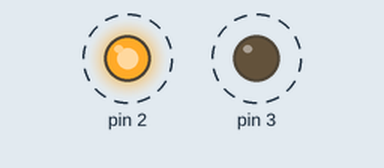
Simulated run of this sketch. Board: Arduino Uno, built with avr-gcc and run on an emulated ATmega328P. Shown: output pins drawn as LEDs (lit = HIGH). Dashed ring = blinking.

Above: at 0.5 s.
Timing chart, 0 to 4.8 s (numbered marks = the images above):
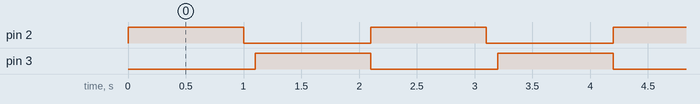

The sketch:

ArmDCMotorTest.ino
```cpp
void setup()
{
  pinMode(2, OUTPUT);
  pinMode(3, OUTPUT);
}

void loop()
{
  digitalWrite(2, HIGH);
  digitalWrite(3, LOW);
  delay(1000);
  digitalWrite(2, LOW);
  digitalWrite(3, LOW);
  delay(100);
  digitalWrite(2, LOW);
  digitalWrite(3, HIGH);
  delay(1000);
}
```

Measured:
- by itself, pin 2, pin 3: alternates HIGH for 1.0 s and LOW for 1.1 s
- by itself, everything shown: repeats every 2.1 s, in 3 steps
